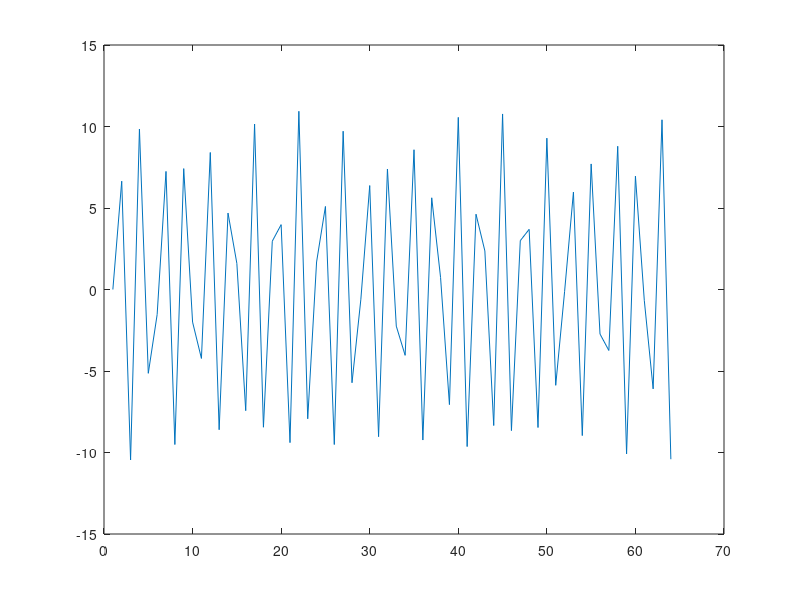
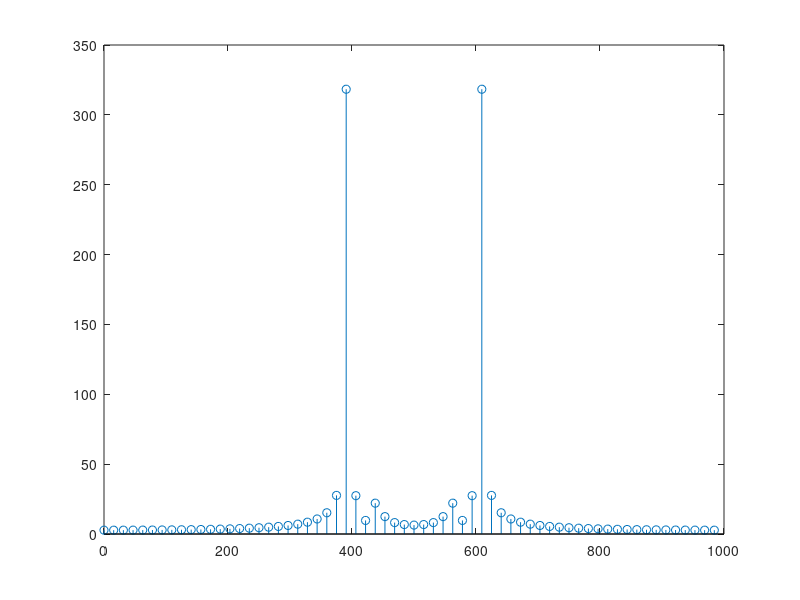
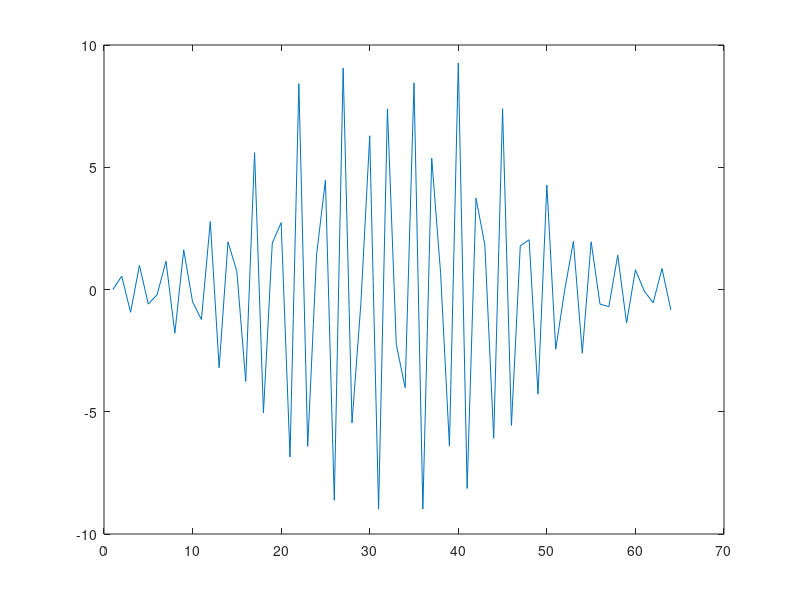
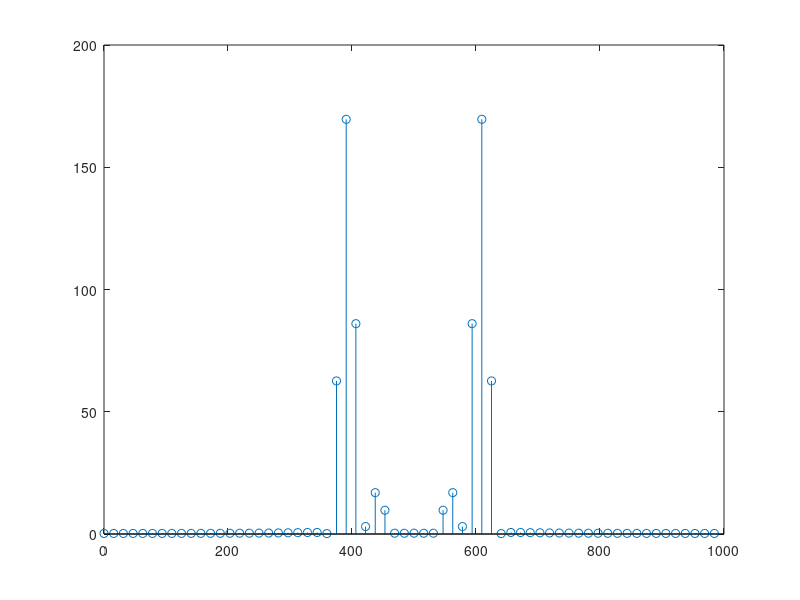

Write the MATLAB code that produced these figures, in order.
load("notes_signal.mat");
figure;
plot(notes_signal);

N = length(notes_signal);
fx = zeros(1, N);
fidx = (fs/N) * linspace(0,N-1,N);

spectrum = fft(notes_signal, N);
figure;
stem(fidx, abs(spectrum));

ts=1/fs;

h = hamming(length(notes_signal));
h = h';
%figure;
%plot(h);

s = notes_signal .* h;
figure;
plot(s);    

spectrum = fft(s, N);
figure;
stem(fidx, abs(spectrum));



